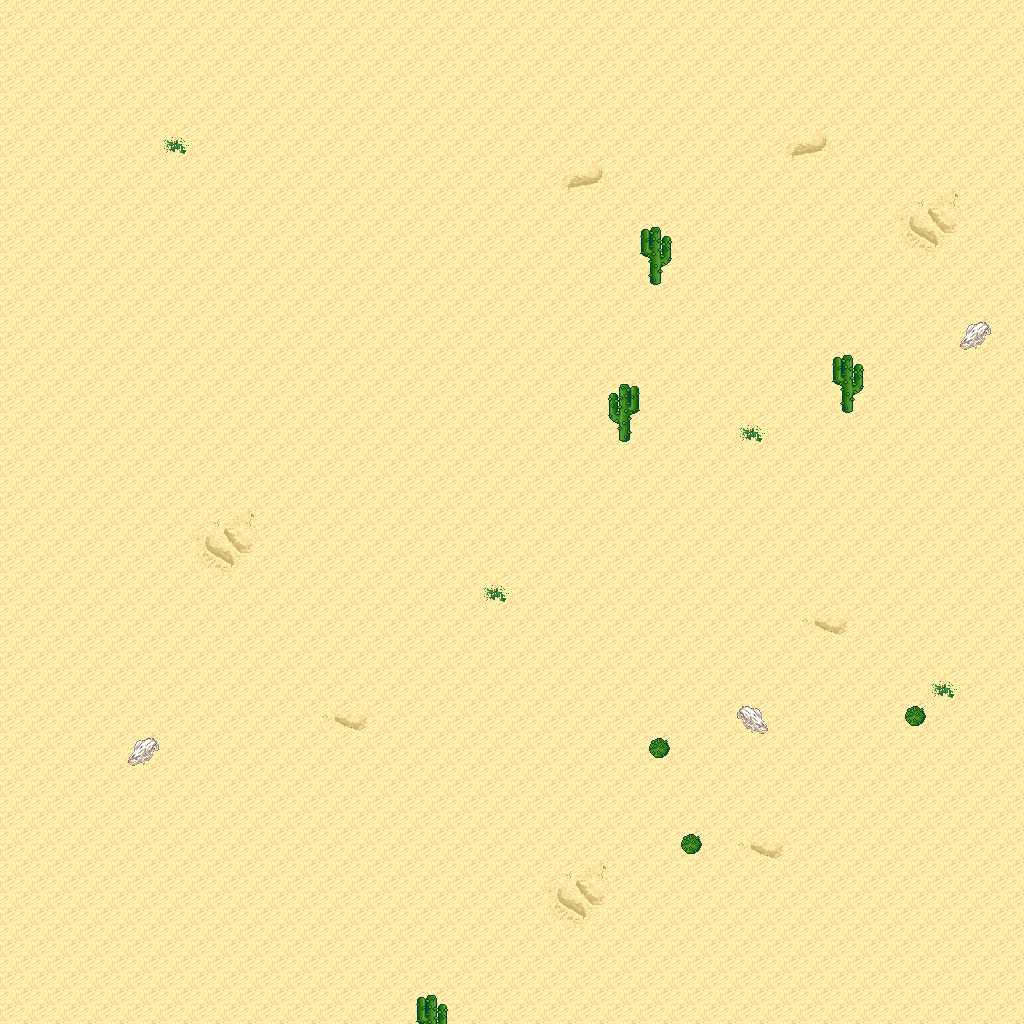

A level layout from a 2D game, rendered from its tile map. Below: a short description, then the map file with tile-grid data replaced by summaries:
An orthogonal 32x32 tile map with 32x32 px tiles, 5 tile layers (Ground, Objects, Objects2, Above, ...), 1 hidden layer not drawn, 10 tilesets.

<map version="1.10" tiledversion="1.11.0" orientation="orthogonal" renderorder="right-down" width="32" height="32" tilewidth="32" tileheight="32" infinite="0" nextlayerid="11" nextobjectid="1">
 <tileset firstgid="1" name="logic_collision" tilewidth="32" tileheight="32" tilecount="1" columns="1">
  <image source="../drawable/logic_collision.png" width="32" height="32" />
 </tileset>
 <tileset firstgid="2" name="ground_ground" tilewidth="32" tileheight="32" tilecount="33" columns="3">
  <image source="../drawable/ground_ground.png" width="96" height="352" />
 </tileset>
 <tileset firstgid="35" name="ground_ridge_earth_pale" tilewidth="32" tileheight="32" tilecount="96" columns="12">
  <image source="../drawable/ground_ridge_earth_pale.png" width="384" height="256" />
 </tileset>
 <tileset firstgid="131" name="ground_ridge_earth_dark" tilewidth="32" tileheight="32" tilecount="96" columns="12">
  <image source="../drawable/ground_ridge_earth_dark.png" width="384" height="256" />
 </tileset>
 <tileset firstgid="227" name="terrain_desert" tilewidth="32" tileheight="32" tilecount="88" columns="8">
  <image source="../drawable/terrain_desert.png" width="256" height="352" />
 </tileset>
 <tileset firstgid="315" name="ground_ladder_horizontal_dark" tilewidth="32" tileheight="32" tilecount="3" columns="1">
  <image source="../drawable/ground_ladder_horizontal_dark.png" width="32" height="96" />
 </tileset>
 <tileset firstgid="318" name="plant_bush_various_small" tilewidth="32" tileheight="32" tilecount="9" columns="3">
  <image source="../drawable/plant_bush_various_small.png" width="96" height="96" />
 </tileset>
 <tileset firstgid="327" name="plant_cactus_2" tilewidth="32" tileheight="32" tilecount="10" columns="5">
  <image source="../drawable/plant_cactus_2.png" width="160" height="64" />
 </tileset>
 <tileset firstgid="337" name="plant_tree_evergreen" tilewidth="32" tileheight="32" tilecount="36" columns="3">
  <image source="../drawable/plant_tree_evergreen.png" width="96" height="384" />
 </tileset>
 <tileset firstgid="373" name="ground_sand_2" tilewidth="32" tileheight="32" tilecount="15" columns="5">
  <image source="../drawable/ground_sand_2.png" width="160" height="96" />
 </tileset>
 <layer id="1" name="Ground" width="32" height="32">
  <data>[1024 cells, 1024 non-empty, 12 distinct tile ids]</data>
 </layer>
 <layer id="2" name="Objects" width="32" height="32">
  <data>[1024 cells, 6 non-empty, 3 distinct tile ids]</data>
 </layer>
 <layer id="3" name="Objects2" width="32" height="32">
  <data>[1024 cells, 0 non-empty, 0 distinct tile ids]</data>
 </layer>
 <layer id="4" name="Above" width="32" height="32">
  <data>[1024 cells, 4 non-empty, 2 distinct tile ids]</data>
 </layer>
 <layer id="5" name="Above2" width="32" height="32">
  <data>[1024 cells, 0 non-empty, 0 distinct tile ids]</data>
 </layer>
 <layer id="6" name="Walkable" width="32" height="32" visible="0">
  <data>[1024 cells, 9 non-empty, 1 distinct tile ids]</data>
 </layer>
 <objectgroup id="7" name="Mapevents" />
 <objectgroup id="8" name="Spawn" />
 <objectgroup id="9" name="Keys" />
 <objectgroup id="10" name="Replace" />
</map>
